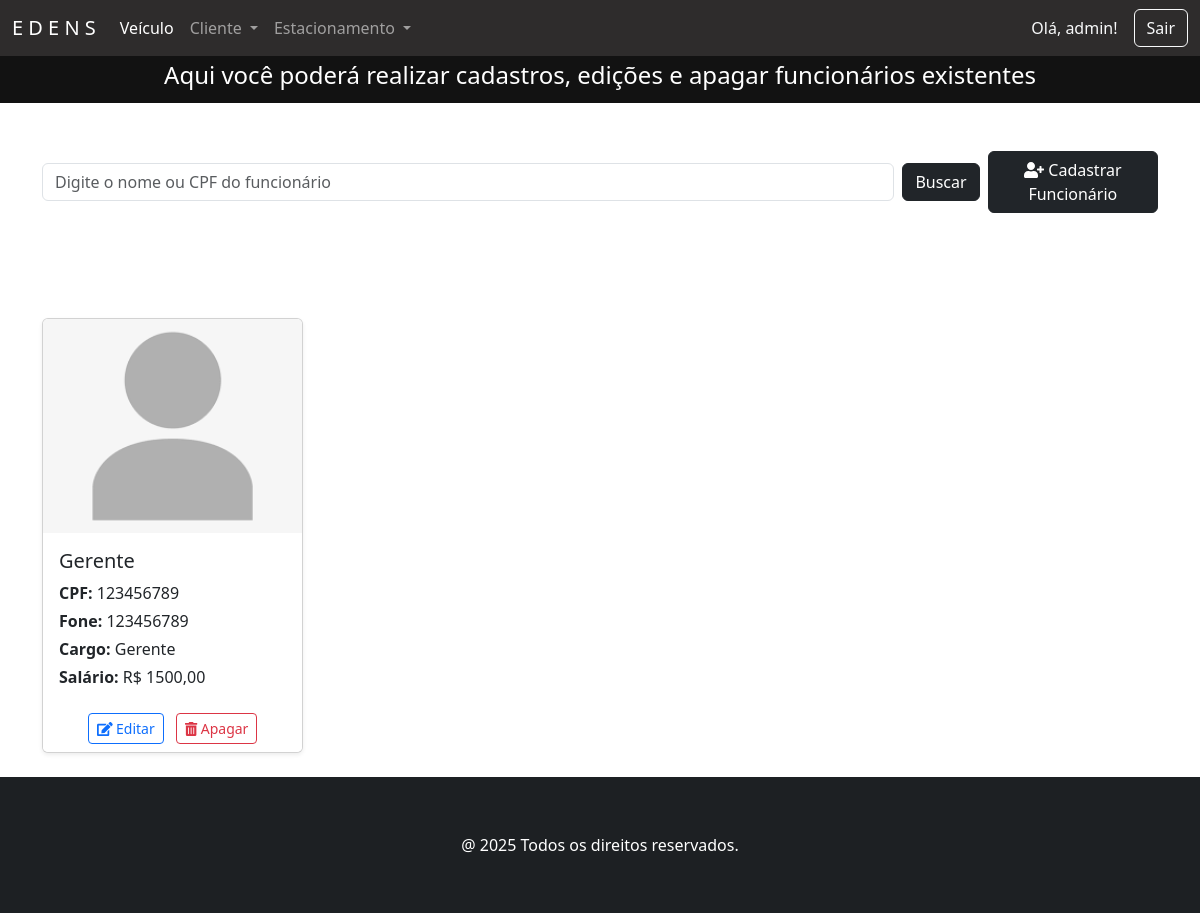
The page /funcionarios/ (signed in) on the database its author committed.
### funcionarios/models.py (models this page shows, shortened)
class Funcionario(models.Model):
    idFuncionario = models.AutoField(primary_key=True, verbose_name='ID Estadia')
    nome = models.CharField('Nome', max_length=50, help_text='Nome completo')
    cpf = models.CharField('CPF', max_length=11, help_text='CPF completo', unique=True)
    fone = models.CharField('Fone', max_length=11, help_text='Número de telefone', unique=True)
    cargo = models.CharField('Cargo', max_length=20, choices=CARGO_CHOICES)
    salario = models.DecimalField('Salário', max_digits=10, decimal_places=2, help_text='Salário do funcionário')
    foto = StdImageField(upload_to='media/', variations={'thumb': {'width': 150, 'height': 150, 'crop': True}}, blank=True, null=True, verbose_name="Foto")
    class Meta:
        verbose_name = 'Funcionário'
        verbose_name_plural = 'Funcionários'

### funcionarios/views.py (the view)
# urls.py: path('funcionarios/', FuncionarioView.as_view(), name='funcionarios'),
class FuncionarioView(PermissionRequiredMixin, ListView):
    permission_required = 'funcionarios.view_funcionario'
    permission_denied_message = 'Visualizar funcionario'
    model = Funcionario
    template_name = 'funcionarios.html'
    def get_queryset(self):
        buscar = self.request.GET.get('buscar')
        qs = super(FuncionarioView, self).get_queryset()
        if buscar:
            qs = qs.filter(
                Q(nome__icontains=buscar) |
                Q(cpf__icontains=buscar)
            )
        if qs.count() > 0:
            paginator = Paginator(qs, 10)
            listagem = paginator.get_page(self.request.GET.get('page'))
            return listagem
        else:
            return messages.info(self.request, 'Não existem funcionarios cadastrados.')

### funcionarios/templates/funcionarios.html (shortened to what this page needs)
{% extends 'principal.html' %}
{% load django_bootstrap5 %}
{% load static %}
{% block content %}
<div class="contaier-flex text-center text-white" style="background-color: #121212; padding: 5px">
    <h4>Aqui você poderá realizar cadastros, edições e apagar funcionários existentes</h4>
</div>
<section class="section">
    <div class="container mb-5 mt-5">
        <form action="" method="GET" class="d-flex justify-content-start align-items-center gap-2">
            <input class="form-control" type="text" name="buscar" value="{{ request.GET.buscar }}"
                   placeholder="Digite o nome ou CPF do funcionário" style="max-width: 900px;">
            <button type="submit" class="btn btn-dark">Buscar</button>
            <a href="{% url 'funcionario_adicionar' %}" class="btn btn-dark">
                <i class="fas fa-user-plus"></i> Cadastrar Funcionário
            </a>
        </form>
    </div>
</section>
{% if object_list %}
<div class="container">
    <h3 class="text-center text-white mb-4">Funcionários Cadastrados</h3>
    <div class="row row-cols-1 row-cols-sm-2 row-cols-md-3 row-cols-lg-4 g-4">
        {% for funcionario in object_list %}
        <div class="col">
            <div class="card h-100 shadow-sm">
                {% if funcionario.foto %}
                <img src="{{ funcionario.foto.thumb.url }}" class="card-img-top" alt="{{ funcionario.nome }}">
                {% else %}
                <img src="{% static 'img/placeholder.png' %}" class="card-img-top" alt="Sem imagem">
                {% endif %}
                <div class="card-body">
                    <h5 class="card-title">{{ funcionario.nome }}</h5>
                    <p class="card-text mb-1"><strong>CPF:</strong> {{ funcionario.cpf }}</p>
                    <p class="card-text mb-1"><strong>Fone:</strong> {{ funcionario.fone }}</p>
                    <p class="card-text mb-1"><strong>Cargo:</strong> {{ funcionario.cargo }}</p>
                    <p class="card-text"><strong>Salário:</strong> R$ {{ funcionario.salario }}</p>
                </div>
                <div class="card-footer text-center bg-white border-top-0">
                    <a href="{% url 'funcionario_editar' funcionario.pk %}" class="btn btn-sm btn-outline-primary me-2">
                        <i class="fas fa-edit"></i> Editar
                    </a>
                    <a href="{% url 'funcionario_apagar' funcionario.pk %}" class="btn btn-sm btn-outline-danger">
                        <i class="fas fa-trash-alt"></i> Apagar
                    </a>
                </div>
            </div>
        </div>
        {% endfor %}
    </div>
</div>
{% else %}
    <p class="text-center mt-4 text-white">Nenhum funcionário encontrado.</p>
{% endif %}
{% endblock %}

### home/templates/principal.html (shortened to what this page needs)
<!DOCTYPE html>
{% load static %}
{% load django_bootstrap5 %}
<html lang="pt-br">
{% block head %}
    {% include 'head.html' %}
{% endblock %}
<body class="d-flex flex-column min-vh-100">
<div class="container-float bg-white">
    <nav class="navbar navbar-expand-lg navbar-custom navbar-dark sticky-top">
        <div class="container-fluid">
            <a class="navbar-brand" href="{% url 'index' %}">E D E N S</a>
            <div class="collapse navbar-collapse" id="navbarSupportedContent">
                {% if user.is_authenticated %}
                    <ul class="navbar-nav me-auto mb-2 mb-lg-0">
                        <li class="nav-item">
                            <a class="nav-link active" href="{% url 'veiculo' %}">Veículo</a>
                        </li>
                        <li class="nav-item dropdown">
                            <a class="nav-link dropdown-toggle" href="#" role="button" data-bs-toggle="dropdown"
                               aria-expanded="false">
                                Cliente
                            </a>
                        </li>
                        <li class="nav-item dropdown">
                            <a class="nav-link dropdown-toggle" href="#" role="button" data-bs-toggle="dropdown"
                               aria-expanded="false">
                                Estacionamento
                            </a>
                        </li>
                    </ul>
                    <div class="d-flex align-items-center">
                        <span class="text-light me-3">Olá, {{ user.username }}!</span>
                        <form method="post" action="{% url 'logout' %}">
                            <button type="submit" class="btn btn-outline-light">Sair</button>
                        </form>
                    </div>
                {% else %}
                    <div class="d-flex align-items-center ms-auto">
                        <a href="{% url 'login' %}" class="btn btn-outline-light">Login</a>
                    </div>
                {% endif %}
            </div>
        </div>
    </nav>
    {% block content %}
    {% endblock %}
</div>
</body>
{% block footer %}
    {% include "footer.html" %}
{% endblock %}
</html>

### static/css/estilos.css (style rules this page uses)
.navbar-custom { background-color: #2e2c2c; }
body:not(.navbar-custom) { background-color: #121212; }

### rows shown on the page
Funcionario: nome "Gerente", cpf "123456789", fone "123456789", cargo "Gerente", salario "1500,00"

### other values the page prints
{{ user.username }} "admin"
